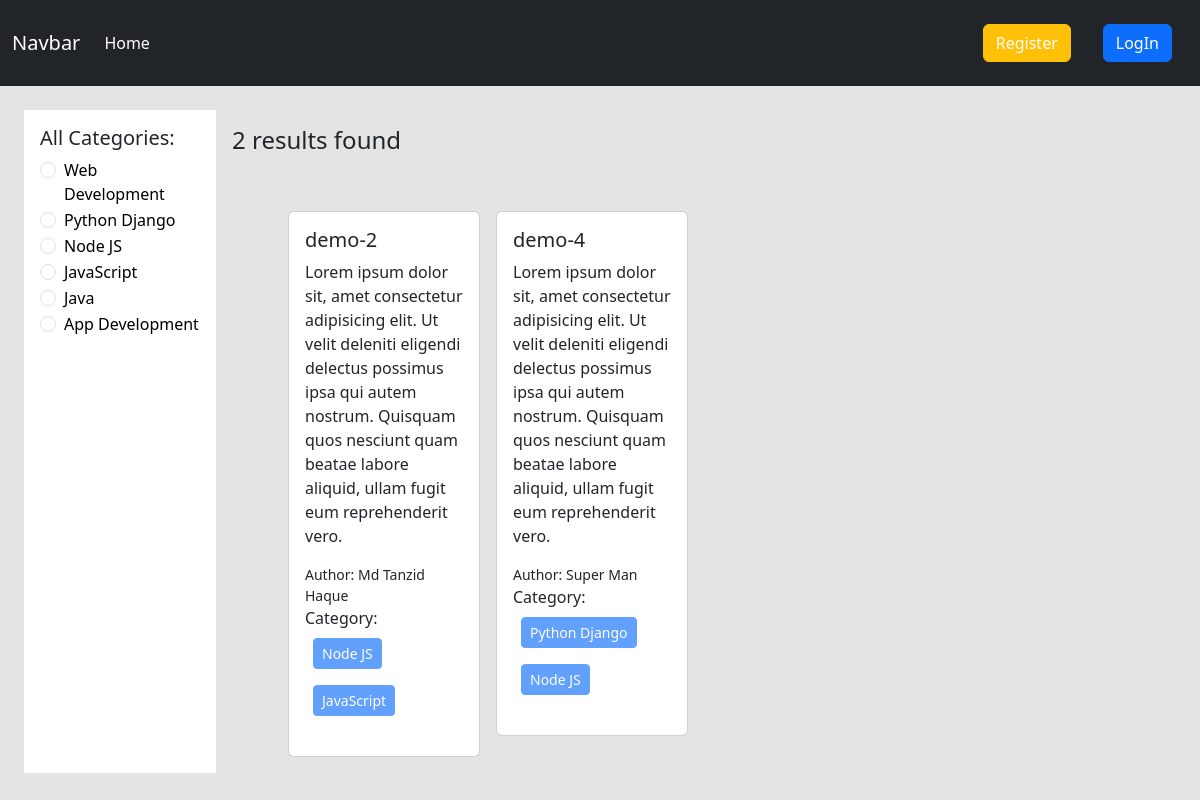
The page /category/node-js/ on the database its author committed.
### categories/models.py (models this page shows, shortened)
class Category(models.Model):
    name = models.CharField(max_length=100)
    slug = models.SlugField(max_length=100, unique=True, null=True, blank=True)

### post/models.py (models this page shows, shortened)
class Post(models.Model):
    title = models.CharField(max_length=50)
    content = models.TextField()
    category = models.ManyToManyField(Category)
    author = models.ForeignKey(User, on_delete=models.CASCADE)

### my_blog/views.py (the view)
# urls.py: path('', views.home, name='home'),
def home(request, category_slug = None):
    data = Post.objects.all()
    if category_slug is not None:
        category = Category.objects.get(slug = category_slug)
        data = Post.objects.filter(category=category)
    categories = Category.objects.all()
    return render(request, 'home.html', {'data': data, 'category': categories})

### templates/home.html (shortened to what this page needs)
{% extends "base.html" %}
{% block content %}
  <div class="d-flex flex-wrap p-4">
    <div class="col-2 bg-white p-3">
      <h5>All Categories:</h5>
      {% for cat in category %}
      <div class="form-check">
          <input class="form-check-input" type="radio" name="category" id="{{cat.id}}">
          <label class="form-check-label" for="{{cat.id}}">
            <a href="{% url "category_wise_post" cat.slug %}" class="text-decoration-none text-black">{{cat.name}}</a>
          </label>
        </div>
      {% endfor %}
    </div>
    <div class="col-10 p-3">
      <h4>{{data | length }} results found</h4>
      <div class="d-flex flex-wrap px-lg-5 pt-5">
        {% for post in data %}
        <div class="col-sm-3">
          <div class="card mx-2">
            <div class="card-body">
              <h5 class="card-title">{{post.title}}</h5>
              <p class="card-text">{{post.content}}</p>
              <small class="d-block">Author: {{post.author.first_name}} {{post.author.last_name}}</small>
              <p>Category:
                  {% for category in post.category.all %}
                  <button class="btn btn-primary btn-sm m-2" disabled>{{category.name}}</button>
                  {% endfor %}
              </p>
            </div>
          </div>
        </div>
        {% endfor %}
      </div>
    </div>
  </div>
{% endblock content %}

### rows shown on the page
Category: name "Web Development"
Category: name "Python Django"
Category: name "Node JS"
Category: name "JavaScript"
Category: name "Java"
Category: name "App Development"
Post: title "demo-2", content "Lorem ipsum dolor sit, amet consectetur adipisicing elit. Ut velit deleniti eligendi delectus possimus ipsa qui autem nostrum. Quisquam quos nesciunt quam beatae labore aliquid, ullam fugit eum reprehenderit vero.", author.first_name "Md Tanzid", author.last_name "Haque"
Post: title "demo-4", content "Lorem ipsum dolor sit, amet consectetur adipisicing elit. Ut velit deleniti eligendi delectus possimus ipsa qui autem nostrum. Quisquam quos nesciunt quam beatae labore aliquid, ullam fugit eum reprehenderit vero.", author.first_name "Super", author.last_name "Man"

### other values the page prints
{{ data | length }} "2"
